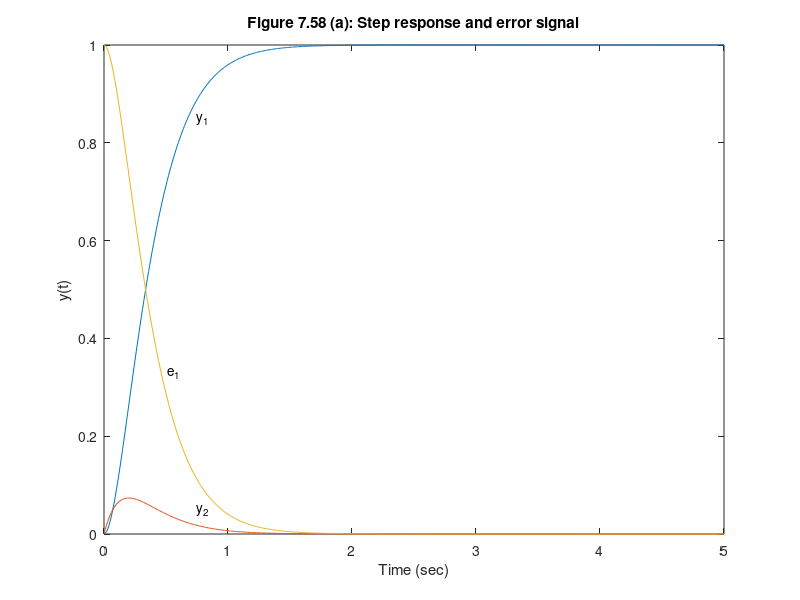

Source code (MATLAB): (Note: this script raises an error after producing the figure.)
%  Figure 7.58      Feedback Control of Dynamic Systems, 6e
%                        Franklin, Powell, Emami
%
% script to generate Fig. 7.58             
%  
clf;
f=-3;
h=1;
g=1;
j=0;
ko=7;
k1=25;
l=7;
acl=[f,-ko,-k1;l,f-g*ko-l*h,-k1;1,0,0];
bcl=[0;0;-1];
ccl=[h, 0, 0];
dcl=[0];
t=0:.01:5;
syscl=ss(acl,bcl,ccl,dcl);
y1=step(syscl,t);
cclu=[0, -ko,-k1];
sysclu=ss(acl,bcl,cclu,dcl);
yu1=step(sysclu,t);
e1=ones(size(t))'-y1;
bclw=[1;1;0];
dclw=1;
sysclw=ss(acl,bclw,ccl,dcl);
syscluw=ss(acl,bclw,cclu,dclw);
y2=step(sysclw,t);
yu2=step(syscluw,t);
figure(1)
plot(t,y1,t,y2,t,e1);
text(0.75,.85,'y_1');
text(0.75,.05,'y_2');
text(0.51,0.33,'e_1');
title('Figure 7.58 (a): Step response and error signal')
xlabel('Time (sec)');
ylabel('y(t)');
nicegrid

figure(2)
plot(t,yu1,t,yu2);
text(0.25,2.4,'u_1');
text(0.25,0.25,'u_2');
title('Figure 7.58 (b): Control effort')
xlabel('Time (sec)');
ylabel('u(t)');
nicegrid;

